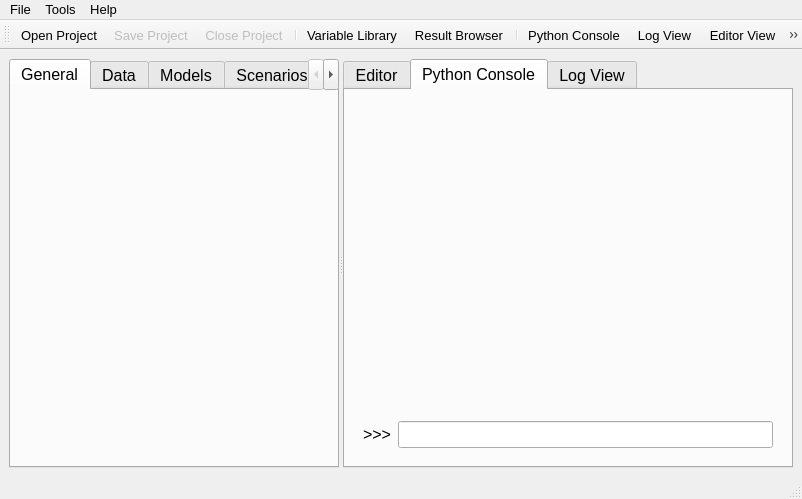
<ui version="4.0" >
 <author>Aaron Racicot</author>
 <class>MainWindow</class>
 <widget class="QMainWindow" name="MainWindow" >
  <property name="geometry" >
   <rect>
    <x>0</x>
    <y>0</y>
    <width>802</width>
    <height>499</height>
   </rect>
  </property>
  <property name="font" >
   <font>
    <pointsize>10</pointsize>
   </font>
  </property>
  <property name="windowTitle" >
   <string/>
  </property>
  <property name="windowIcon" >
   <iconset resource="opusmain.qrc" >
    <normaloff>:/Images/Images/cog.png</normaloff>:/Images/Images/cog.png</iconset>
  </property>
  <widget class="QWidget" name="centralwidget" >
   <property name="geometry" >
    <rect>
     <x>0</x>
     <y>49</y>
     <width>802</width>
     <height>431</height>
    </rect>
   </property>
   <layout class="QVBoxLayout" name="verticalLayout" >
    <item>
     <widget class="QSplitter" name="splitter" >
      <property name="sizePolicy" >
       <sizepolicy vsizetype="Expanding" hsizetype="Expanding" >
        <horstretch>0</horstretch>
        <verstretch>0</verstretch>
       </sizepolicy>
      </property>
      <property name="orientation" >
       <enum>Qt::Horizontal</enum>
      </property>
      <widget class="QTabWidget" name="toolBox" >
       <property name="enabled" >
        <bool>true</bool>
       </property>
       <property name="sizePolicy" >
        <sizepolicy vsizetype="Expanding" hsizetype="Preferred" >
         <horstretch>0</horstretch>
         <verstretch>0</verstretch>
        </sizepolicy>
       </property>
       <property name="minimumSize" >
        <size>
         <width>0</width>
         <height>0</height>
        </size>
       </property>
       <property name="baseSize" >
        <size>
         <width>200</width>
         <height>0</height>
        </size>
       </property>
       <property name="font" >
        <font>
         <pointsize>12</pointsize>
        </font>
       </property>
       <property name="currentIndex" >
        <number>0</number>
       </property>
       <widget class="QWidget" name="generalmanager_page" >
        <property name="geometry" >
         <rect>
          <x>0</x>
          <y>0</y>
          <width>326</width>
          <height>383</height>
         </rect>
        </property>
        <attribute name="title" >
         <string>General</string>
        </attribute>
        <layout class="QGridLayout" />
       </widget>
       <widget class="QWidget" name="datamanager_page" >
        <property name="geometry" >
         <rect>
          <x>0</x>
          <y>0</y>
          <width>326</width>
          <height>383</height>
         </rect>
        </property>
        <attribute name="title" >
         <string>Data</string>
        </attribute>
        <layout class="QGridLayout" >
         <item row="0" column="0" >
          <widget class="QTabWidget" name="dataManager_toolBox" >
           <property name="sizePolicy" >
            <sizepolicy vsizetype="Expanding" hsizetype="Preferred" >
             <horstretch>0</horstretch>
             <verstretch>0</verstretch>
            </sizepolicy>
           </property>
           <property name="font" >
            <font>
             <pointsize>11</pointsize>
            </font>
           </property>
           <property name="currentIndex" >
            <number>0</number>
           </property>
           <widget class="QWidget" name="datamanager_xmlconfig" >
            <property name="geometry" >
             <rect>
              <x>0</x>
              <y>0</y>
              <width>304</width>
              <height>336</height>
             </rect>
            </property>
            <attribute name="title" >
             <string>Tools</string>
            </attribute>
            <layout class="QGridLayout" />
           </widget>
           <widget class="QWidget" name="datamanager_dirview" >
            <property name="geometry" >
             <rect>
              <x>0</x>
              <y>0</y>
              <width>372</width>
              <height>325</height>
             </rect>
            </property>
            <attribute name="title" >
             <string>Opus Data</string>
            </attribute>
            <layout class="QGridLayout" />
           </widget>
          </widget>
         </item>
        </layout>
       </widget>
       <widget class="QWidget" name="modelmanager_page" >
        <property name="geometry" >
         <rect>
          <x>0</x>
          <y>0</y>
          <width>326</width>
          <height>383</height>
         </rect>
        </property>
        <attribute name="title" >
         <string>Models</string>
        </attribute>
        <layout class="QGridLayout" />
       </widget>
       <widget class="QWidget" name="runmanager_page" >
        <property name="geometry" >
         <rect>
          <x>0</x>
          <y>0</y>
          <width>326</width>
          <height>383</height>
         </rect>
        </property>
        <attribute name="title" >
         <string>Scenarios</string>
        </attribute>
        <layout class="QGridLayout" />
       </widget>
       <widget class="QWidget" name="resultsmanager_page" >
        <property name="geometry" >
         <rect>
          <x>0</x>
          <y>0</y>
          <width>326</width>
          <height>383</height>
         </rect>
        </property>
        <attribute name="title" >
         <string>Results</string>
        </attribute>
        <layout class="QGridLayout" />
       </widget>
      </widget>
      <widget class="QTabWidget" name="tabWidget" >
       <property name="sizePolicy" >
        <sizepolicy vsizetype="Preferred" hsizetype="Expanding" >
         <horstretch>0</horstretch>
         <verstretch>0</verstretch>
        </sizepolicy>
       </property>
       <property name="minimumSize" >
        <size>
         <width>300</width>
         <height>0</height>
        </size>
       </property>
       <property name="sizeIncrement" >
        <size>
         <width>0</width>
         <height>0</height>
        </size>
       </property>
       <property name="baseSize" >
        <size>
         <width>1000</width>
         <height>0</height>
        </size>
       </property>
       <property name="font" >
        <font>
         <pointsize>12</pointsize>
        </font>
       </property>
       <property name="tabShape" >
        <enum>QTabWidget::Rounded</enum>
       </property>
       <property name="currentIndex" >
        <number>1</number>
       </property>
       <widget class="QWidget" name="tab_editorView" >
        <property name="geometry" >
         <rect>
          <x>0</x>
          <y>0</y>
          <width>446</width>
          <height>383</height>
         </rect>
        </property>
        <attribute name="title" >
         <string>Editor</string>
        </attribute>
        <attribute name="icon" >
         <iconset resource="opusmain.qrc" >
          <normaloff>:/Images/Images/table_lightning.png</normaloff>:/Images/Images/table_lightning.png</iconset>
        </attribute>
        <layout class="QGridLayout" />
       </widget>
       <widget class="QWidget" name="tab_pythonView" >
        <property name="geometry" >
         <rect>
          <x>0</x>
          <y>0</y>
          <width>446</width>
          <height>383</height>
         </rect>
        </property>
        <attribute name="title" >
         <string>Python Console</string>
        </attribute>
        <attribute name="icon" >
         <iconset resource="opusmain.qrc" >
          <normaloff>:/Images/Images/python_type.png</normaloff>:/Images/Images/python_type.png</iconset>
        </attribute>
        <layout class="QGridLayout" >
         <item row="1" column="0" >
          <widget class="QWidget" native="1" name="pythonLineWidget" >
           <property name="sizePolicy" >
            <sizepolicy vsizetype="Fixed" hsizetype="Preferred" >
             <horstretch>0</horstretch>
             <verstretch>0</verstretch>
            </sizepolicy>
           </property>
           <layout class="QHBoxLayout" >
            <item>
             <widget class="QLabel" name="pythonLabel" >
              <property name="text" >
               <string>>>></string>
              </property>
             </widget>
            </item>
            <item>
             <widget class="QLineEdit" name="pythonLineEdit" />
            </item>
           </layout>
          </widget>
         </item>
         <item row="0" column="0" >
          <widget class="QWidget" native="1" name="pythonWidget" />
         </item>
        </layout>
       </widget>
       <widget class="QWidget" name="tab_logView" >
        <property name="geometry" >
         <rect>
          <x>0</x>
          <y>0</y>
          <width>446</width>
          <height>383</height>
         </rect>
        </property>
        <attribute name="title" >
         <string>Log View</string>
        </attribute>
        <attribute name="icon" >
         <iconset resource="opusmain.qrc" >
          <normaloff>:/Images/Images/table.png</normaloff>:/Images/Images/table.png</iconset>
        </attribute>
        <layout class="QGridLayout" >
         <item row="0" column="0" >
          <widget class="QTextBrowser" name="logViewTextBrowser" />
         </item>
        </layout>
       </widget>
      </widget>
     </widget>
    </item>
   </layout>
  </widget>
  <widget class="QMenuBar" name="menubar" >
   <property name="geometry" >
    <rect>
     <x>0</x>
     <y>0</y>
     <width>802</width>
     <height>19</height>
    </rect>
   </property>
   <widget class="QMenu" name="menuProject" >
    <property name="title" >
     <string>File</string>
    </property>
    <addaction name="actOpenProject" />
    <addaction name="separator" />
    <addaction name="actSaveProject" />
    <addaction name="actSaveProjectAs" />
    <addaction name="actCloseProject" />
    <addaction name="separator" />
    <addaction name="actExit" />
   </widget>
   <widget class="QMenu" name="menuHelp" >
    <property name="title" >
     <string>Help</string>
    </property>
    <addaction name="actAbout" />
   </widget>
   <widget class="QMenu" name="menuUtilities" >
    <property name="title" >
     <string>Tools</string>
    </property>
    <addaction name="actPythonView" />
    <addaction name="actLogView" />
    <addaction name="actEditorView" />
    <addaction name="separator" />
    <addaction name="actVariableLibrary" />
    <addaction name="actLaunchResultBrowser" />
    <addaction name="separator" />
    <addaction name="actPreferences" />
    <addaction name="actDatabaseSettings" />
   </widget>
   <addaction name="menuProject" />
   <addaction name="menuUtilities" />
   <addaction name="menuHelp" />
  </widget>
  <widget class="QStatusBar" name="statusBar" >
   <property name="geometry" >
    <rect>
     <x>0</x>
     <y>480</y>
     <width>802</width>
     <height>19</height>
    </rect>
   </property>
  </widget>
  <widget class="QToolBar" name="toolBar" >
   <property name="geometry" >
    <rect>
     <x>0</x>
     <y>19</y>
     <width>802</width>
     <height>30</height>
    </rect>
   </property>
   <property name="windowTitle" >
    <string>toolBar</string>
   </property>
   <property name="iconSize" >
    <size>
     <width>20</width>
     <height>20</height>
    </size>
   </property>
   <attribute name="toolBarArea" >
    <enum>TopToolBarArea</enum>
   </attribute>
   <attribute name="toolBarBreak" >
    <bool>false</bool>
   </attribute>
   <addaction name="actOpenProject" />
   <addaction name="actSaveProject" />
   <addaction name="actCloseProject" />
   <addaction name="separator" />
   <addaction name="actVariableLibrary" />
   <addaction name="actLaunchResultBrowser" />
   <addaction name="separator" />
   <addaction name="actPythonView" />
   <addaction name="actLogView" />
   <addaction name="actEditorView" />
   <addaction name="separator" />
   <addaction name="actDatabaseSettings" />
   <addaction name="separator" />
   <addaction name="actPreferences" />
  </widget>
  <action name="mpActionZoomOut" >
   <property name="icon" >
    <iconset resource="opusmain.qrc" >
     <normaloff>:/Images/Images/mActionZoomOut.png</normaloff>:/Images/Images/mActionZoomOut.png</iconset>
   </property>
   <property name="text" >
    <string>Zoom Out</string>
   </property>
  </action>
  <action name="mpActionPan" >
   <property name="icon" >
    <iconset resource="opusmain.qrc" >
     <normaloff>:/Images/Images/mActionPan.png</normaloff>:/Images/Images/mActionPan.png</iconset>
   </property>
   <property name="text" >
    <string>Pan</string>
   </property>
  </action>
  <action name="mpActionAddRasterLayer" >
   <property name="icon" >
    <iconset resource="opusmain.qrc" >
     <normaloff>:/Images/Images/mActionAddRasterLayer.png</normaloff>:/Images/Images/mActionAddRasterLayer.png</iconset>
   </property>
   <property name="text" >
    <string>Add Raster Layer</string>
   </property>
  </action>
  <action name="mpActionZoomIn" >
   <property name="icon" >
    <iconset resource="opusmain.qrc" >
     <normaloff>:/Images/Images/mActionZoomIn.png</normaloff>:/Images/Images/mActionZoomIn.png</iconset>
   </property>
   <property name="text" >
    <string>Zoom In</string>
   </property>
  </action>
  <action name="mpActionAddVectorLayer" >
   <property name="icon" >
    <iconset resource="opusmain.qrc" >
     <normaloff>:/Images/Images/mActionAddLayer.png</normaloff>:/Images/Images/mActionAddLayer.png</iconset>
   </property>
   <property name="text" >
    <string>Add Vector Layer</string>
   </property>
  </action>
  <action name="actionOpen_Project" >
   <property name="icon" >
    <iconset resource="opusmain.qrc" >
     <normaloff>:/Images/Images/folder.png</normaloff>:/Images/Images/folder.png</iconset>
   </property>
   <property name="text" >
    <string>Open Project</string>
   </property>
  </action>
  <action name="actionSave_Project" >
   <property name="icon" >
    <iconset resource="opusmain.qrc" >
     <normaloff>:/Images/Images/script_save.png</normaloff>:/Images/Images/script_save.png</iconset>
   </property>
   <property name="text" >
    <string>Save Project</string>
   </property>
  </action>
  <action name="actionSave_Project_As" >
   <property name="icon" >
    <iconset resource="opusmain.qrc" >
     <normaloff>:/Images/Images/script_save.png</normaloff>:/Images/Images/script_save.png</iconset>
   </property>
   <property name="text" >
    <string>Save Project As...</string>
   </property>
  </action>
  <action name="actOpenProject" >
   <property name="icon" >
    <iconset resource="opusmain.qrc" >
     <normaloff>:/Images/Images/folder_database.png</normaloff>:/Images/Images/folder_database.png</iconset>
   </property>
   <property name="text" >
    <string>Open Project</string>
   </property>
  </action>
  <action name="actExit" >
   <property name="icon" >
    <iconset resource="opusmain.qrc" >
     <normaloff>:/Images/Images/cross.png</normaloff>:/Images/Images/cross.png</iconset>
   </property>
   <property name="text" >
    <string>Exit</string>
   </property>
  </action>
  <action name="actSaveProject" >
   <property name="enabled" >
    <bool>false</bool>
   </property>
   <property name="icon" >
    <iconset resource="opusmain.qrc" >
     <normaloff>:/Images/Images/disk.png</normaloff>:/Images/Images/disk.png</iconset>
   </property>
   <property name="text" >
    <string>Save Project</string>
   </property>
  </action>
  <action name="actSaveProjectAs" >
   <property name="enabled" >
    <bool>false</bool>
   </property>
   <property name="icon" >
    <iconset resource="opusmain.qrc" >
     <normaloff>:/Images/Images/script_save.png</normaloff>:/Images/Images/script_save.png</iconset>
   </property>
   <property name="text" >
    <string>Save Project As...</string>
   </property>
  </action>
  <action name="actionRun_Manager" >
   <property name="icon" >
    <iconset resource="opusmain.qrc" >
     <normaloff>:/Images/Images/cog.png</normaloff>:/Images/Images/cog.png</iconset>
   </property>
   <property name="text" >
    <string>Run Manager</string>
   </property>
  </action>
  <action name="actAbout" >
   <property name="icon" >
    <iconset resource="opusmain.qrc" >
     <normaloff>:/Images/Images/help.png</normaloff>:/Images/Images/help.png</iconset>
   </property>
   <property name="text" >
    <string>About</string>
   </property>
  </action>
  <action name="tabActionEditor" >
   <property name="icon" >
    <iconset resource="opusmain.qrc" >
     <normaloff>:/Images/Images/table.png</normaloff>:/Images/Images/table.png</iconset>
   </property>
   <property name="text" >
    <string>Editor</string>
   </property>
  </action>
  <action name="tabActionMapView" >
   <property name="icon" >
    <iconset resource="opusmain.qrc" >
     <normaloff>:/Images/Images/map.png</normaloff>:/Images/Images/map.png</iconset>
   </property>
   <property name="text" >
    <string>Map View</string>
   </property>
  </action>
  <action name="tabActionPythonConsole" >
   <property name="icon" >
    <iconset resource="opusmain.qrc" >
     <normaloff>:/Images/Images/python_type.png</normaloff>:/Images/Images/python_type.png</iconset>
   </property>
   <property name="text" >
    <string>Python Console</string>
   </property>
  </action>
  <action name="tabActionLogView" >
   <property name="icon" >
    <iconset resource="opusmain.qrc" >
     <normaloff>:/Images/Images/folder.png</normaloff>:/Images/Images/folder.png</iconset>
   </property>
   <property name="text" >
    <string>Log View</string>
   </property>
  </action>
  <action name="actPythonView" >
   <property name="enabled" >
    <bool>true</bool>
   </property>
   <property name="icon" >
    <iconset resource="opusmain.qrc" >
     <normaloff>:/Images/Images/python_type.png</normaloff>:/Images/Images/python_type.png</iconset>
   </property>
   <property name="text" >
    <string>Python Console</string>
   </property>
   <property name="toolTip" >
    <string>Open Python Console</string>
   </property>
   <property name="visible" >
    <bool>true</bool>
   </property>
   <property name="iconVisibleInMenu" >
    <bool>true</bool>
   </property>
  </action>
  <action name="actLogView" >
   <property name="icon" >
    <iconset resource="opusmain.qrc" >
     <normaloff>:/Images/Images/table.png</normaloff>:/Images/Images/table.png</iconset>
   </property>
   <property name="text" >
    <string>Log View</string>
   </property>
   <property name="toolTip" >
    <string>Open Log View</string>
   </property>
  </action>
  <action name="actEditorView" >
   <property name="icon" >
    <iconset resource="opusmain.qrc" >
     <normaloff>:/Images/Images/table_lightning.png</normaloff>:/Images/Images/table_lightning.png</iconset>
   </property>
   <property name="text" >
    <string>Editor View</string>
   </property>
   <property name="toolTip" >
    <string>Open Editor View</string>
   </property>
  </action>
  <action name="actionMap_View" >
   <property name="icon" >
    <iconset resource="opusmain.qrc" >
     <normaloff>:/Images/Images/map.png</normaloff>:/Images/Images/map.png</iconset>
   </property>
   <property name="text" >
    <string>Map View</string>
   </property>
  </action>
  <action name="actionIncreaseFontSize" >
   <property name="text" >
    <string>Increase Font Size</string>
   </property>
  </action>
  <action name="actionDecreaseFontSize" >
   <property name="text" >
    <string>Decrease Font Size</string>
   </property>
  </action>
  <action name="actCloseProject" >
   <property name="enabled" >
    <bool>false</bool>
   </property>
   <property name="icon" >
    <iconset resource="opusmain.qrc" >
     <normaloff>:/Images/Images/folder.png</normaloff>:/Images/Images/folder.png</iconset>
   </property>
   <property name="text" >
    <string>Close Project</string>
   </property>
   <property name="toolTip" >
    <string>Close Project</string>
   </property>
  </action>
  <action name="actVariableLibrary" >
   <property name="icon" >
    <iconset resource="opusmain.qrc" >
     <normaloff>:/Images/Images/book_edit.png</normaloff>:/Images/Images/book_edit.png</iconset>
   </property>
   <property name="text" >
    <string>Variable Library</string>
   </property>
   <property name="toolTip" >
    <string>Open Variable Library</string>
   </property>
  </action>
  <action name="actPreferences" >
   <property name="icon" >
    <iconset resource="opusmain.qrc" >
     <normaloff>:/Images/Images/script.png</normaloff>:/Images/Images/script.png</iconset>
   </property>
   <property name="text" >
    <string>Preferences</string>
   </property>
   <property name="toolTip" >
    <string>Open Preferences</string>
   </property>
  </action>
  <action name="actLaunchResultBrowser" >
   <property name="icon" >
    <iconset resource="opusmain.qrc" >
     <normaloff>:/Images/Images/layout.png</normaloff>:/Images/Images/layout.png</iconset>
   </property>
   <property name="text" >
    <string>Result Browser</string>
   </property>
   <property name="toolTip" >
    <string>Open Result Browser</string>
   </property>
  </action>
  <action name="actDatabaseSettings" >
   <property name="icon" >
    <iconset resource="opusmain.qrc" >
     <normaloff>:/Images/Images/database_link.png</normaloff>:/Images/Images/database_link.png</iconset>
   </property>
   <property name="text" >
    <string>Database Connection Settings</string>
   </property>
   <property name="toolTip" >
    <string>Open Database Connection Settings</string>
   </property>
  </action>
 </widget>
 <resources>
  <include location="opusmain.qrc" />
 </resources>
 <connections/>
</ui>
